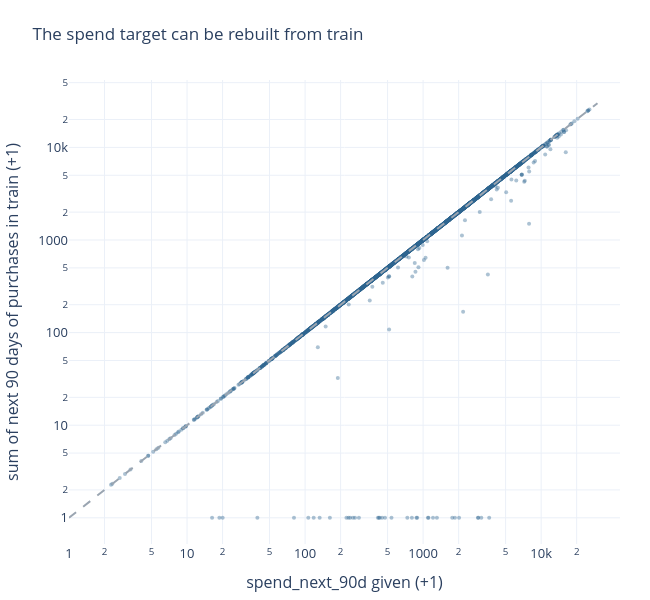

Source (notebook cell):
### Markdown cell above
**Classification target:** 56% repeat, 44% don't. That is balanced enough, so no resampling is needed. Always answering "yes" already gives 56% accuracy, so ROC-AUC or F1 are better to compare models (check which metric Kaggle uses).

**Regression target:** very skewed (skewness 3.0). After `log1p` it is almost symmetric (-0.6).

196 returning customers have no spend value. The next cell checks if it can be recovered.

### Code cell
# spend_next_90d should be the sum of the customer's purchases in the 90 days after the current one
ordered = df.sort_values(["customer_id", "purchase_date"])


def future_spend(group, days=90):
    dates = group["purchase_date"].values
    values = group["Total a Pagar"].values
    result = []
    for d in dates:
        in_window = (dates > d) & (dates <= d + np.timedelta64(days, "D"))
        result.append(values[in_window].sum())
    return pd.Series(result, index=group.index)


df["spend_rebuilt"] = ordered.groupby("customer_id", group_keys=False).apply(future_spend)

known = df[SPEND].notna()
exact = (df.loc[known, "spend_rebuilt"] - df.loc[known, SPEND]).abs() <= 0.01 * df.loc[known, SPEND]
print("Rebuilt spend matches the real target (within 1%):", exact.mean().round(3))

fig = go.Figure()
fig.add_scatter(x=df.loc[known, SPEND] + 1, y=df.loc[known, "spend_rebuilt"] + 1, mode="markers",
                marker=dict(size=4, color=BLUE, opacity=0.4), showlegend=False)
fig.add_scatter(x=[1, 3e4], y=[1, 3e4], mode="lines", line=dict(color=GREY, dash="dash"), showlegend=False)
fig.update_xaxes(type="log", title_text="spend_next_90d given (+1)")
fig.update_yaxes(type="log", title_text="sum of next 90 days of purchases in train (+1)")
fig.update_layout(title="The spend target can be rebuilt from train", width=650, height=600)
fig.show()

missing_spend = (df[TARGET] == 1) & df[SPEND].isna()
print("Missing spend values that can be recovered (> 0):", (df.loc[missing_spend, "spend_rebuilt"] > 0).sum(), "of", missing_spend.sum())

### Figure 1 — Plotly figure (JSON) as saved in the notebook; plotly's stock layout.template omitted (floating-point values rounded to 4 significant figures; data arrays with more than 128 entries replaced by an {"elided": "..."} marker saying what was removed)
{"data": [{"marker": {"color": "#2f6690", "opacity": 0.4, "size": 4}, "mode": "markers", "showlegend": false, "type": "scatter", "x": {"elided": "3425 float values"}, "y": {"elided": "3425 float values"}}, {"line": {"color": "#9aa5b1", "dash": "dash"}, "mode": "lines", "showlegend": false, "type": "scatter", "x": [1, 30000], "y": [1, 30000]}], "layout": {"height": 600, "title": {"text": "The spend target can be rebuilt from train"}, "width": 650, "xaxis": {"title": {"text": "spend_next_90d given (+1)"}, "type": "log"}, "yaxis": {"title": {"text": "sum of next 90 days of purchases in train (+1)"}, "type": "log"}}}
